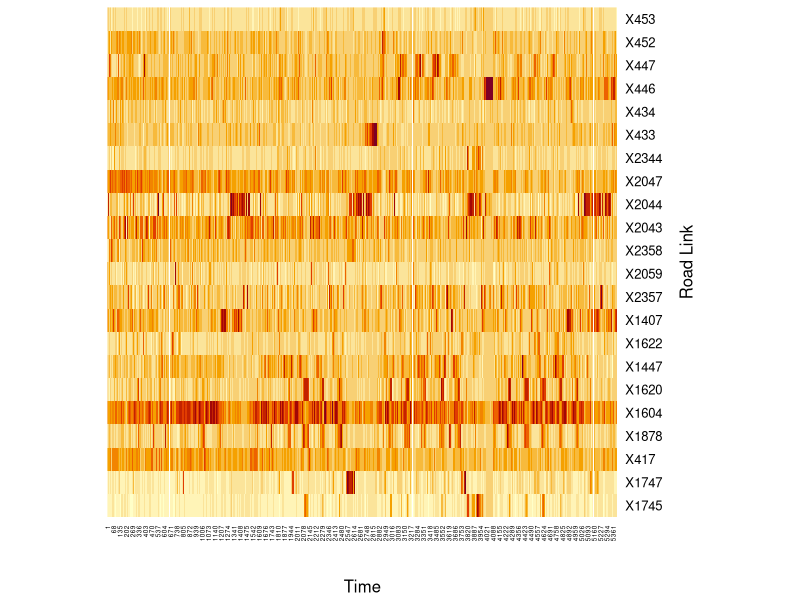

Write R code to recreate this figure.
# INFO --------------------------------------------------------------------

# Purpose: Create a heatmap of Road link x Time, byDay allows you to subset for each day 
# Inputs: traffic_speeds.csv
# Outputs: heatmap jpeg

# CREATE HEATMAP ----------------------------------------------------------
data <- read.csv('./2_data_split/traffic_speeds.csv') # read the csv
nt <- data[,1:22] # drop the time columns 
nt <- as.matrix(t(nt)) # convert to matrix
heatmap(nt, Colv = NA, Rowv = NA, scale='column', xlab='Time', ylab='Road Link') # create the heatmap

# HEATMAP FOR DAY ---------------------------------------------------------

# day input should range from 1-30 (reflecting number of days in the dataset)
byDay <- function(day){
  select <- data[(1+(180*day)-180):(180*day),] # select the data for that day
  nt <- select[,1:22] # drop the time columns 
  nt <- as.matrix(t(nt)) # convert to matrix
  
  jpeg(file = paste0('day',i, '.jpeg', sep = '')) # to save the heatmap
  heatmap(nt, Colv = NA, Rowv = NA, scale='column', xlab='Time', ylab='Road Link') # create the heatmap
  dev.off()
}

#for(i in 1:30){
#  byDay(i)
#}